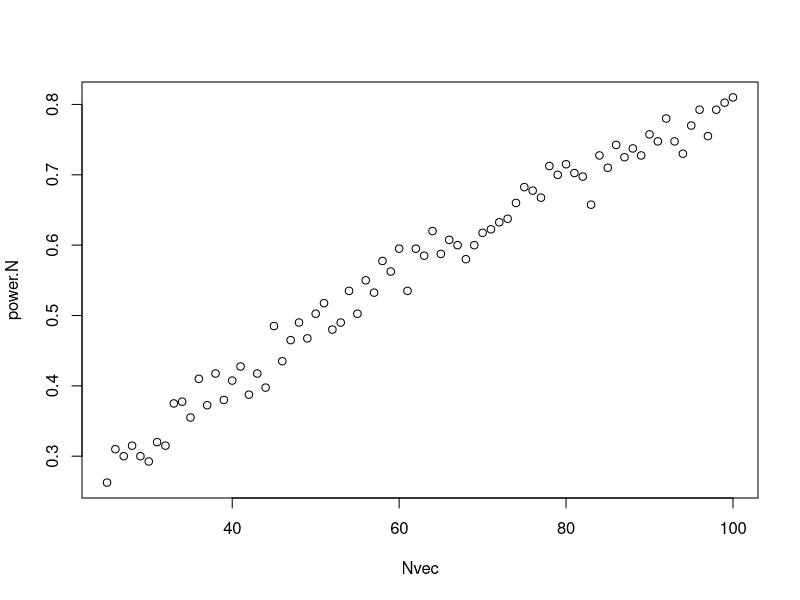

This figure's R source: (Note: this script raises an error after producing the figure.)
a = 2  #desired slope
b = 1  #estimated intercept
sd = 20  #estimated variability defined by standard deviation
nsim = 400  #400 simulations
pval = numeric(nsim)  #placeholder for the second for loop output
Nvec = seq(25, 100, by = 1)  #vector for the range of sample sizes to be tested
power.N = numeric(length(Nvec))   #create placeholder for first for loop output
for (j in 1:length(Nvec)) {
  N = Nvec[j]  
  x = seq(1, 20, length = Nvec[j])  #x value length needs to match sample size (Nvec) length
  for (i in 1:nsim) {   #for this value of N, create random error 400 times
    y_det = a + b * x
    y = rnorm(N, mean = y_det, sd = sd)
    m = lm(y ~ x)
    pval[i] = coef(summary(m))["x", "Pr(>|t|)"]  #all the p values for 400 sims
  }  #cycle through all N values
  power.N[j] = sum(pval < 0.05)/nsim  #the proportion of correct p-values (i.e the power)
}
power.N
plot(Nvec, power.N)  #need about 90 - 100 samples for 80% power


set.seed(666)
x1 = rnorm(1000)           # some continuous variables 
x2 = rnorm(1000)
z = 1 + 2*x1 + 3*x2        # linear combination with a bias
pr = 1/(1+exp(-z))         # pass through an inv-logit function
y = rbinom(1000,1,pr)      # bernoulli response variable


samplSizes <- seq(from=25,to=500, by=5)
diffs <- c(1,2,3,4)
powerMat <- matrix(nrow=length(samplSizes)*length(diffs),ncol=3)
iter <- 0
for(N in samplSizes){
  for(d in diffs){
    simMat <- matrix(nrow=1000,ncol=3)
    for(s in 1:nsims){
      labelnames <- c("X1", "a", "b", "X2", "c", "d")
      mu1 <- rnorm(1,0,1)
      mu2 <- (mu1+d)
      mu3 <- rnorm(1,10,1)
      mu4 <- (mu3-d)
      sd1 <- abs(rnorm(1,0,15))
      design_result <- ANOVA_design(design = "2b*2b", 
                                    n = N, 
                                    mu = c(mu1, mu2, mu3, mu4), 
                                    sd = sd1, 
                                    labelnames = labelnames,
                                    plot = F) 
      output<-power_twoway_between(design_result)
      simMat[s,] <- c(N,output$power_AB,d)
    }
    iter <- iter + 1
    powerMat[iter, ] <- c(colMeans(simMat,na.rm = T))
  }
}

powerDf <- as.data.frame(powerMat)
colnames(powerDf) <- c("N","power","diff")
powerDf$diff <- as.factor(powerDf$diff)
library(ggplot2)

ggplot(powerDf, aes(x=N, y=power, group=diff)) +
  geom_line(aes(color=diff))+
  geom_point(aes(color=diff))

samplSizes <- seq(from=25,to=500, by=5)
diffs <- c(1,2,3,4)
powerMat3w <- matrix(nrow=length(samplSizes)*length(diffs)*length(diffs),ncol=4)
iter <- 0
for(N in samplSizes){
  for(d in diffs){
    for(d2 in diffs){
    simMat <- matrix(nrow=1000,ncol=4)
    for(s in 1:nsims){
      labelnames <- c("X1", "a", "b", "X2", "c", "d", "X3", "e", "f")
      mu1 <- rnorm(1,0,1)
      mu2 <- (mu1+d)
      mu3 <- rnorm(1,10,1)
      mu4 <- (mu3-d)
      mu5 <- rnorm(1,0,1)
      mu6 <- (mu5-d2)
      mu7 <- rnorm(1,10,1)
      mu8 <- (mu7+d2)
      sd1 <- abs(rnorm(1,0,15))
      design_result <- ANOVA_design(design = "2b*2b*2b", 
                                    n = N, 
                                    mu = c(mu1, mu2, mu3, mu4, mu5, mu6, mu7, mu8), 
                                    sd = sd1, 
                                    labelnames = labelnames,
                                    plot = F) 
      output<-power_threeway_between(design_result)
      simMat[s,] <- c(N,output$power_AB,d,d2)
    }
    iter <- iter + 1
    powerMat3w[iter, ] <- c(colMeans(simMat,na.rm = T))
    }
  }
}
